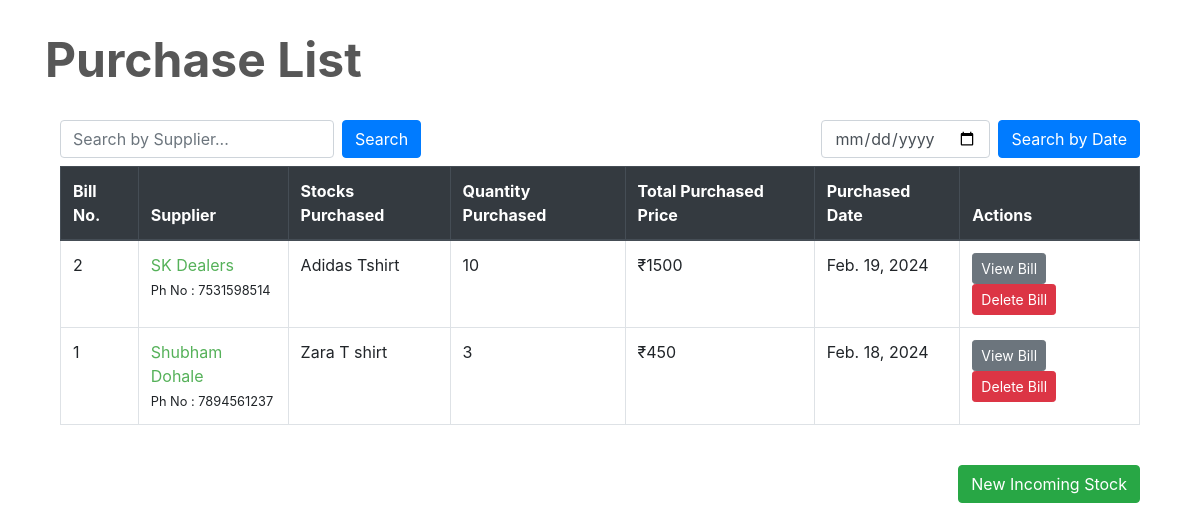
The page /transactions/purchases/ on the database as committed earlier.
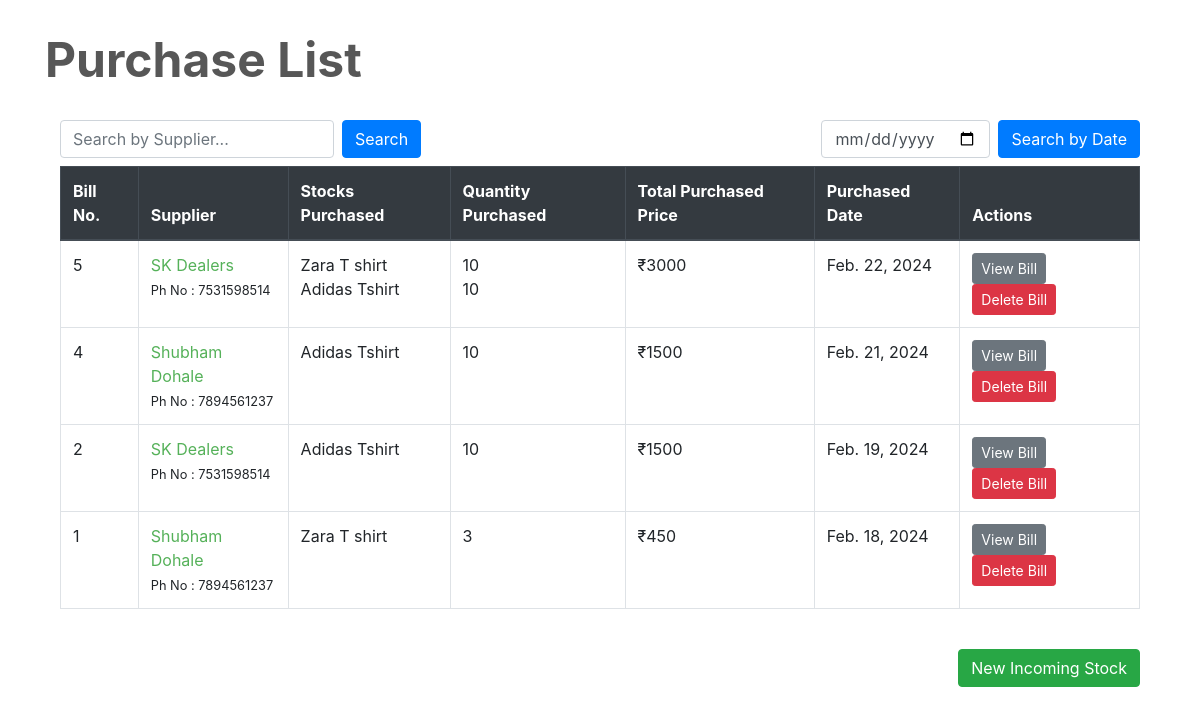
The same page on the database as committed later.
### transactions/models.py (models this page shows, shortened)
class PurchaseBill(models.Model):
    billno = models.AutoField(primary_key=True)
    time = models.DateTimeField(auto_now=True)
    supplier = models.ForeignKey(Supplier, on_delete = models.CASCADE, related_name='purchasesupplier')
    def get_items_list(self):
        return PurchaseItem.objects.filter(billno=self)
    def get_total_price(self):
        purchaseitems = PurchaseItem.objects.filter(billno=self)
        total = 0
        for item in purchaseitems:
            total += item.totalprice
        return total

class Supplier(models.Model):
    id = models.AutoField(primary_key=True)
    name = models.CharField(max_length=150)
    phone = models.CharField(max_length=12, unique=True)
    address = models.CharField(max_length=200)
    email = models.EmailField(max_length=254, unique=True)
    gstin = models.CharField(max_length=15, unique=True)
    is_deleted = models.BooleanField(default=False)
    def __str__(self):
	    return self.name

class PurchaseItem(models.Model):
    billno = models.ForeignKey(PurchaseBill, on_delete = models.CASCADE, related_name='purchasebillno')
    stock = models.ForeignKey(Stock, on_delete = models.CASCADE, related_name='purchaseitem')
    quantity = models.IntegerField(default=1)
    perprice = models.IntegerField(default=1)
    totalprice = models.IntegerField(default=1)

### inventory/models.py (models this page shows, shortened)
class Stock(models.Model):
    id = models.AutoField(primary_key=True)
    name = models.CharField(max_length=30, unique=True)
    quantity = models.IntegerField(default=1)
    is_deleted = models.BooleanField(default=False)

### transactions/views.py (the view)
# urls.py: path('purchases/', views.PurchaseView.as_view(), name='purchases-list'),
class PurchaseView(ListView):
    model = PurchaseBill
    template_name = "purchases/purchases_list.html"
    context_object_name = 'bills'
    ordering = ['-time']
    paginate_by = 10
    def get_queryset(self):
        queryset = super().get_queryset()
        general_search = self.request.GET.get('general_search')
        date_search = self.request.GET.get('date_search')
        if general_search:
            queryset = queryset.filter(
                Q(supplier__name__icontains=general_search) |
                Q(supplier__gstin__icontains=general_search) |
                Q(supplier__phone__icontains=general_search)
            )
        if date_search:
            date = parse_date(date_search)
            if date:
                queryset = queryset.filter(time__date=date)
        return queryset

### transactions/templates/purchases/purchases_list.html (shortened to what this page needs)
{% extends "base.html" %}
{% load widget_tweaks %}
{% block content %}
<div class="container mt-4">
    <div class="row mb-4">
        <div class="row" style="color: #575757; font-weight: bold; font-size: 3rem;">
            <div class="col-md-12">Purchase List</div>
        </div>
    </div>
    <div class="row justify-content-between mb-2">
        <div class="col-md-5">
            <form action="" method="get" class="form-inline">
                <input type="text" class="form-control" name="general_search" placeholder="Search by Supplier..." value="{{ request.GET.general_search }}">
                <button type="submit" class="btn btn-primary ml-2">Search</button>
            </form>
        </div>
        <div class="col-md-5">
            <form action="" method="get" class="form-inline float-right">
                <input type="date" class="form-control" name="date_search" value="{{ request.GET.date_search }}">
                <button type="submit" class="btn btn-primary ml-2">Search by Date</button>
            </form>
        </div>
    </div>
    <div class="row">
        <div class="col-12">
            <div class="table-responsive">
                <table class="table table-bordered table-hover">
                    <thead class="thead-dark">
                        <tr>
                            <th scope="col">Bill No.</th>
                            <th scope="col">Supplier</th>
                            <th scope="col">Stocks Purchased</th>
                            <th scope="col">Quantity Purchased</th>
                            <th scope="col">Total Purchased Price</th>
                            <th scope="col">Purchased Date</th>
                            <th scope="col">Actions</th>
                        </tr>
                    </thead>
                    <tbody>
                        {% for purchase in bills %}
                        <tr>
                            <td>{{ purchase.billno }}</td>
                            <td>
                                {% if purchase.supplier.is_deleted %}
                                    {{ purchase.supplier }}<br>
                                {% else %}
                                    <a href="{% url 'supplier' purchase.supplier.name %}">{{ purchase.supplier }}</a><br>
                                {% endif %}
                                <small>Ph No : {{ purchase.supplier.phone }}</small>
                            </td>
                            <td>{% for item in purchase.get_items_list %}{{ item.stock.name }}<br>{% endfor %}</td>
                            <td>{% for item in purchase.get_items_list %}{{ item.quantity }}<br>{% endfor %}</td>
                            <td>₹{{ purchase.get_total_price }}</td>
                            <td>{{ purchase.time.date }}</td>
                            <td>
                                <a href="{% url 'purchase-bill' purchase.billno %}" class="btn btn-secondary btn-sm">View Bill</a>
                                <a href="{% url 'delete-purchase' purchase.pk %}" class="btn btn-danger btn-sm">Delete Bill</a>
                            </td>
                        </tr>
                        {% endfor %}
                    </tbody>
                </table>
            </div>
        </div>
    </div>
    <div class="row mt-4">
        <div class="col-12 d-flex justify-content-end">
            <a href="{% url 'select-supplier' %}" class="btn btn-success">New Incoming Stock</a>
        </div>
    </div>
</div>
{% endblock %}

### homepage/templates/base.html (shortened to what this page needs)
{% load static %}
<!DOCTYPE html>
<html lang="en">
<head>
    <link rel="stylesheet" type="text/css" href="{% static 'bootstrap/bootstrap.min.css' %}">
    <link rel="stylesheet" href="https://use.fontawesome.com/releases/v5.7.0/css/all.css">
    <link rel="stylesheet" type="text/css" href="{% static 'css/main.css' %}">
    <link rel="stylesheet" type="text/css" href="{% static 'css/sidebar.css' %}">
</head>
<body>
    <main id="wrapper">
                    <div class="container">
                        {% block content %}{% endblock content %}
                    </div>
            <br>
    </main>
</body>
</html>

### homepage/static/css/main.css (style rules this page uses)
body, html { height: 100%; }
a { color: #55b159; }

### homepage/static/css/sidebar.css (style rules this page uses)
#wrapper { display: flex; width: 100%; align-items: stretch; }

Rows that differ between the two databases and show on the page:
added PurchaseBill: billno "5", supplier "SK Dealers", supplier.phone "7531598514", get_total_price "3000", time "Feb. 22, 2024"
added PurchaseItem: stock.name "Zara T shirt", quantity "10"
added PurchaseItem: stock.name "Adidas Tshirt", quantity "10"
added PurchaseBill: billno "4", supplier "Shubham Dohale", supplier.phone "7894561237", get_total_price "1500", time "Feb. 21, 2024"
added PurchaseItem: stock.name "Adidas Tshirt", quantity "10"
